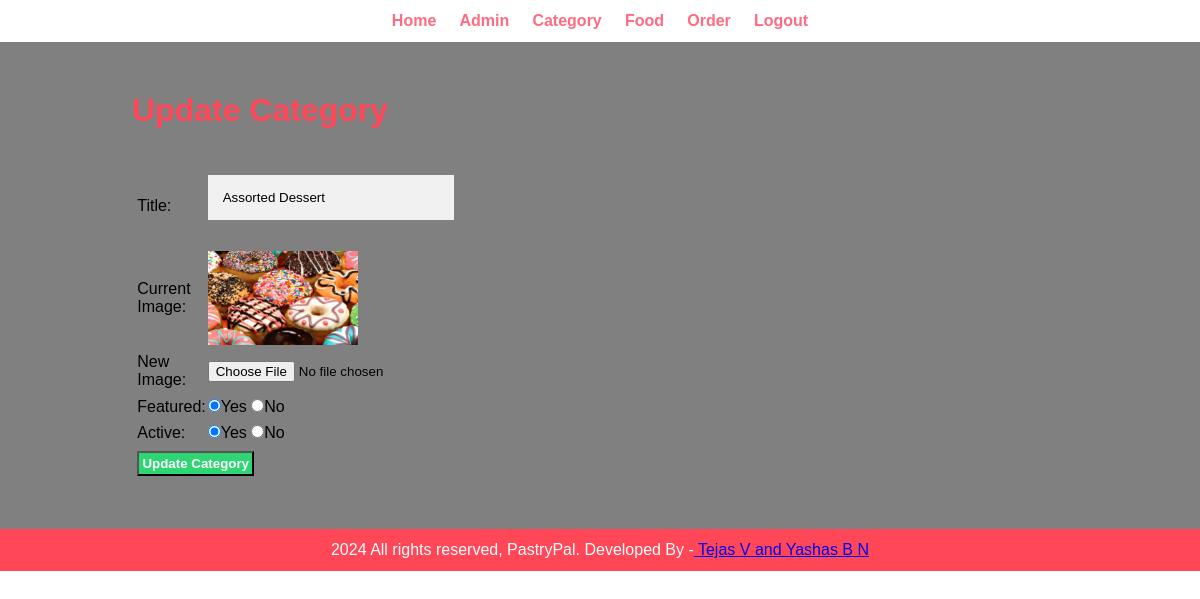
Screenshot of /admin/update-category.php?id=17 (signed in) with the database file from the repository.
### tables this page shows
CREATE TABLE `tbl_category` (
  `id` int(10) UNSIGNED NOT NULL,
  `title` varchar(100) NOT NULL,
  `image_name` varchar(255) NOT NULL,
  `featured` varchar(10) NOT NULL,
  `active` varchar(10) NOT NULL
);

### admin/update-category.php (the view, shortened to what this page needs)
<?php include('partials/menu.php'); ?>
<div class="main-content">
    <div class="wrapper">
        <h1>Update Category</h1>
        <br /><br />
        <?php
        if(isset($_GET['id']))
        {
            $id = $_GET['id'];
            $sql = "SELECT * FROM tbl_category WHERE id=$id";
            $res = mysqli_query($conn,$sql);
                if($res==True)
            {
                $count = mysqli_num_rows($res);
                if($count == 1)
                {
                    $row = mysqli_fetch_assoc($res);
                    $title = $row['title'];
                    $current_image = $row['image_name'];
                    $featured=$row['featured'];
                    $active=$row['active'];
                }
                else
                {
                    $_SESSION['no-category-found']="<div class='error'>Category not found.</div>";
                    header('location:'.SITEURL.'admin/manage-category.php');
                }
            }
        }
         else
         {
            header('location:'.SITEURL.'admin/manage-category.php');
         }
        ?>
        <form action="" method="POST" enctype="multipart/form-data">
            <table class="tbl-30">
                <tr>
                    <td>Title: </td>
                    <td><input type="text" name="title" value="<?php echo $title;?>"></td>
                </tr>
                <tr>
                    <td>Current Image: </td>
                    <td>
                        <?php
                            if($current_image !="")
                            {
                                ?>
                                <img src="<?php echo SITEURL; ?>images/category/<?php echo $current_image; ?>" width="150px";
                                <?php
                            }
                            else
                            {
                                echo "<div class='error'>Image not Added</div>";
                            }
                        ?>
                    </td>
                </tr>
                <tr>
                    <td>New Image: </td>
                    <td><input type="file" name="image" value="<?php echo $username; ?>"></td>
                </tr>
                <tr>
                    <td>Featured: </td>
                    <td>
                        <input <?php if($featured =="Yes"){echo "checked";} ?> type="radio" name="featured" value="Yes">Yes
                        <input <?php if($featured =="No"){echo "checked";} ?> type="radio" name="featured" value="No">No
                    </td>
                </tr>
                <tr>
                    <td>Active: </td>
                    <td>
                        <input <?php if($active =="Yes"){echo "checked";} ?> type="radio" name="active" value="Yes">Yes
                        <input <?php if($active =="No"){echo "checked";} ?> type="radio" name="active" value="No">No
                    </td>
                </tr>
                <tr>
                    <td colspan="2">
                        <input type="submit" name="submit" value="Update Category" class="btn-secondary">
                    </td>
                </tr>
            </table>
        </form>
</div>
</div>
<?php include('partials/footer.php'); ?>

### css/admin.css (style rules this page uses)
* { margin: 0; padding: 0; font-family: Arial, Helvetica, sans-serif; }
.wrapper { padding: 1%; width: 80%; margin: auto; }
.tbl-30 { width: 30% ; }
.btn-secondary { background-color:#2ed573 ; padding: 1%; color: white; text-decoration: none; font-weight: bold; }
td { padding: 1%; }
.main-content { padding: 3% 0; background-color: grey; }
input[type=text], input[type=password] { width: 100%; padding: 15px; margin: 5px 0 22px 0; border: none; background: #f1f1f1; }
* { box-sizing: border-box; }
h1 { color: #ff4757; }

### rows the page displays
tbl_category: title "Assorted Dessert", image_name (picture), featured "☑", active "☑"
